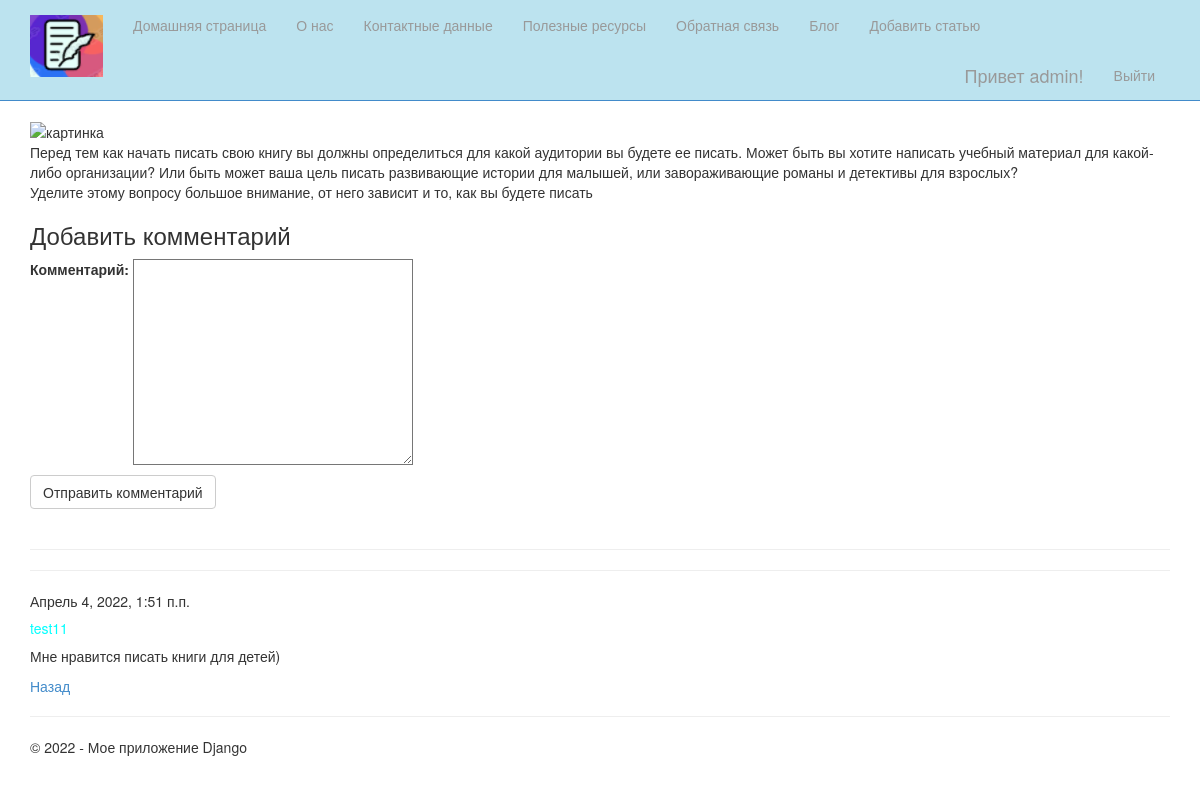
The page /blogpost/2/ (signed in) on the database its author committed.
### app/models.py (models this page shows, shortened)
class Blog(models.Model):
    title = models.CharField(max_length=100, unique_for_date="posted", verbose_name="Заголовок")
    description= models.TextField(verbose_name="Краткое содержание")
    content = models.TextField(verbose_name = "Полное содержание")
    posted = models.DateTimeField(default = datetime.now(), db_index=True, verbose_name="Опубликована")
    author=models.ForeignKey(User, null=True, blank=True, on_delete=models.SET_NULL, verbose_name="Автор")
    image = models.FileField(default ='interesting_201402030326241.jpg', verbose_name = 'Путь к картинке')
    class Meta:
        db_table="Posts"
        ordering=["-posted"]
        verbose_name="Статья блога"
        verbose_name_plural="Статья блога"

class Comment(models.Model):
     text = models.TextField(verbose_name = "Текст комментария")
     date = models.DateTimeField(default = datetime.now(), db_index=True, verbose_name="Дата комментария")
     author = models.ForeignKey(User, on_delete = models.CASCADE, verbose_name="Автор комментария")
     post = models.ForeignKey(Blog, on_delete = models.CASCADE, verbose_name="Статья комментария")
     class Meta:
          db_table = "Comment"
          ordering = ["-date"]
          verbose_name = "Комментарий к статье блога"
          verbose_name_plural = "Комментарий к статье блога"

### app/views.py (the view)
# urls.py: path('blogpost/<int:parametr>/', views.blogpost, name='blogpost'),
def blogpost(request, parametr):
    assert isinstance(request, HttpRequest)
    post_1 = Blog.objects.get(id=parametr)
    comments = Comment.objects.filter(post = parametr)
    if request.method == "POST":
        form = CommentForm(request.POST)
        if form.is_valid():
            comment_f = form.save(commit=False)
            comment_f.author = request.user
            comment_f.date = datetime.now()
            comment_f.post = Blog.objects.get(id=parametr)
            comment_f.save()
            return redirect('blogpost', parametr = post_1.id)
    else:
         form = CommentForm()
    return render(
        request,
        'app/blogpost.html',
        {
            'post_1': post_1,
            'comments': comments,
            'form': form,
            'year': datetime.now().year,
        }
     )

### app/forms.py
class CommentForm(forms.ModelForm):
    class Meta:
        model =  Comment
        fields = ('text',)
        labels = {'text':"Комментарий"}

### app/templates/app/blogpost.html (shortened to what this page needs)
{% extends "app/layout.html" %}
{% block content %}
{% if post_1.image and post_1.image.url %}
<img src="{{post_1.image.urls}}" alt="картинка" цшвер="300"/>
{% endif %}
<p>{{post_1.content|linebreaksbr}}</p>
{% if user.is_authenticated %}
<h3>Добавить комментарий</h3>
<form method="POST">
    <div>
        {{form.as_p}}
        <button type="submit" class="save btn btn-default">Отправить комментарий</button>
    </div>
</form>
{% else %}
<h3>Для добавления комментарияБ пожалуйста, авторизуйтесь</h3>
{% endif %}
<br />
<hr />
{% for comment in comments %}
<hr />
<h7> {{comment.date}}</h7>
<h5>{{comment.author}}</h5>
<p>{{comment.text|linebreaksbr}}</p>
{% endfor %}
<p><a href="{%url 'blog' %}">Назад</a></p>
{% endblock %}

### app/templates/app/loginpartial.html (shortened to what this page needs)
{% if user.is_authenticated %}
<form id="logoutForm" action="/logout/" method="post" class="navbar-right">
    <ul class="nav navbar-nav navbar-right">
        <li><span class="navbar-brand">Привет {{ user.username }}!</span></li>
        <li><a href="javascript:document.getElementById('logoutForm').submit()">Выйти</a></li>
    </ul>
</form>
{% else %}
<ul class="nav navbar-nav navbar-right">
    <li><a href="{% url 'login' %}">Авторизоваться</a></li>
</ul>
{% endif %}

### app/static/app/content/site.css (style rules this page uses)
body { padding-top: 100px; padding-bottom: 20px; }
input, select, textarea { max-width: 280px; }
h5 { color:aqua; }

### rows shown on the page
Blog: content "Перед тем как начать писать свою книгу вы должны определиться для какой аудитории вы будете ее писать. Может быть вы хотите написать учебный материал для какой-либо организации? Или быть может ваша цель писать развивающие истории для малышей, или завораживающие романы и детективы для взрослых? Уделите этому вопросу большое внимание, от него зависит и то, как вы будете писать"
Comment: date "Апрель 4, 2022, 1:51 п.п.", author "test11", text "Мне нравится писать книги для детей)"

### other values the page prints
{{ user.username }} "admin"
